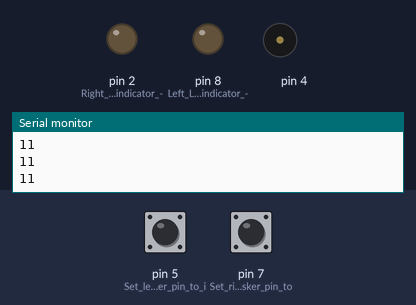
A sketch run on a simulated Arduino Uno, built with avr-gcc and run on an emulated ATmega328P. On the bench: output pins drawn as LEDs (lit = HIGH), buzzer (waves = sounding), the last lines printed to the serial monitor. The inputs (shaded band) are chosen by the test bench; at power-on: pin 5 (Set_left_whisker_pin_to_i) HIGH, pin 7 (Set_right_whisker_pin_to) HIGH.

Above: at 2.2 s.
2.3 s: pin 5 (Set_left_whisker_pin_to_i) pulled LOW for 0.15 s
At 2.37 s:
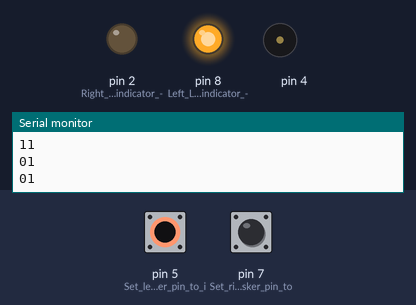
3.9 s: pin 7 (Set_right_whisker_pin_to) pulled LOW for 0.15 s
At 3.98 s:
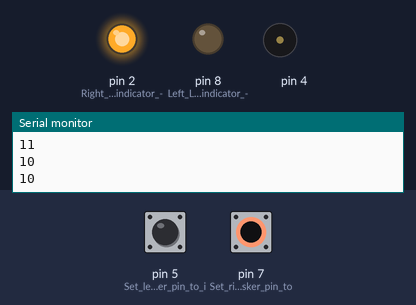
5.5 s: pin 7 (Set_right_whisker_pin_to) pulled LOW for 3.2 s
At 9.9 s:
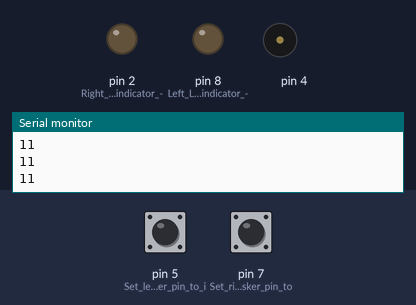
10.2 s: pin 5 (Set_left_whisker_pin_to_i) pulled LOW for 3.2 s
At 11.3 s:
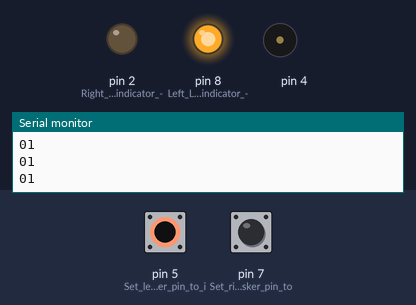
14.9 s: pin 5 (Set_left_whisker_pin_to_i) driven LOW and pin 7 (Set_right_whisker_pin_to) driven LOW
At 15.4 s:
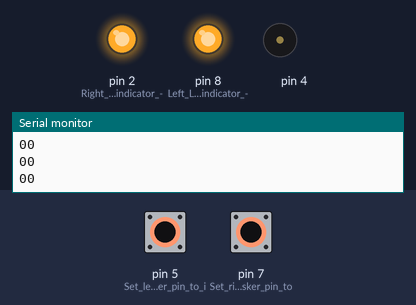
Timing chart, 0 to 17.4 s (numbered marks = the images above; inputs shaded):
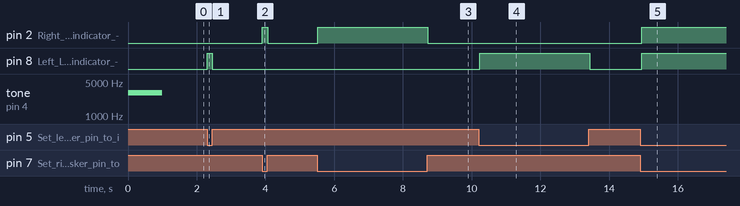

Measured:
- after the input at 2.3 s, pin 8 (Left_LED_indicator_-): LOW → HIGH at once, → LOW 0.15 s later
- after the input at 3.9 s, pin 2 (Right_LED_indicator_-): LOW → HIGH at once, → LOW 0.15 s later
- after the input at 5.5 s, pin 2 (Right_LED_indicator_-): LOW → HIGH at once, → LOW 3.2 s later
- after the input at 10.2 s, pin 8 (Left_LED_indicator_-): LOW → HIGH at once, → LOW 3.2 s later
- after the input at 14.9 s, pin 2 (Right_LED_indicator_-), pin 8 (Left_LED_indicator_-): LOW → HIGH at once

The sketch:

TestWhiskersWithLeds.ino
```cpp
/*
 * Robotics with the BOE Shield - TestWhiskersWithLeds
 * Display left and right whisker states in Serial Monitor.
 * 1 indicates no contact; 0 indicates contact.
 * Display whisker states with LEDs.  LED on indicates contact;
 * off indicates none.
 */

void setup()                                 // Built-in initialization block
{
  pinMode(7, INPUT);                         // Set right whisker pin to input
  pinMode(5, INPUT);                         // Set left whisker pin to input
  pinMode(8, OUTPUT);                        // Left LED indicator -> output
  pinMode(2, OUTPUT);                        // Right LED indicator -> output

  tone(4, 3000, 1000);                       // Play tone for 1 second
  delay(1000);                               // Delay to finish tone

  Serial.begin(9600);                        // Set serial data rate to 9600
}

void loop()                                  // Main loop auto-repeats
{
  byte wLeft = digitalRead(5);               // Copy left result to wLeft
  byte wRight = digitalRead(7);              // Copy right result to wRight

  if(wLeft == 0)                             // If left whisker contact
  {
    digitalWrite(8, HIGH);                   // Left LED on
  }
  else                                       // if no left whisker contact
  {
    digitalWrite(8, LOW);                    // Left LED off
  }

  if(wRight == 0)                            // If right whisker contact
  {
    digitalWrite(2, HIGH);                   // Right LED on
  }
  else                                       // If no right whisker contact
  {
    digitalWrite(2, LOW);                    // Right LED off
  }

  Serial.print(wLeft);                       // Display wLeft
  Serial.println(wRight);                    // Display wRight
  delay(50);                                 // Pause for 50 ms
}
```
